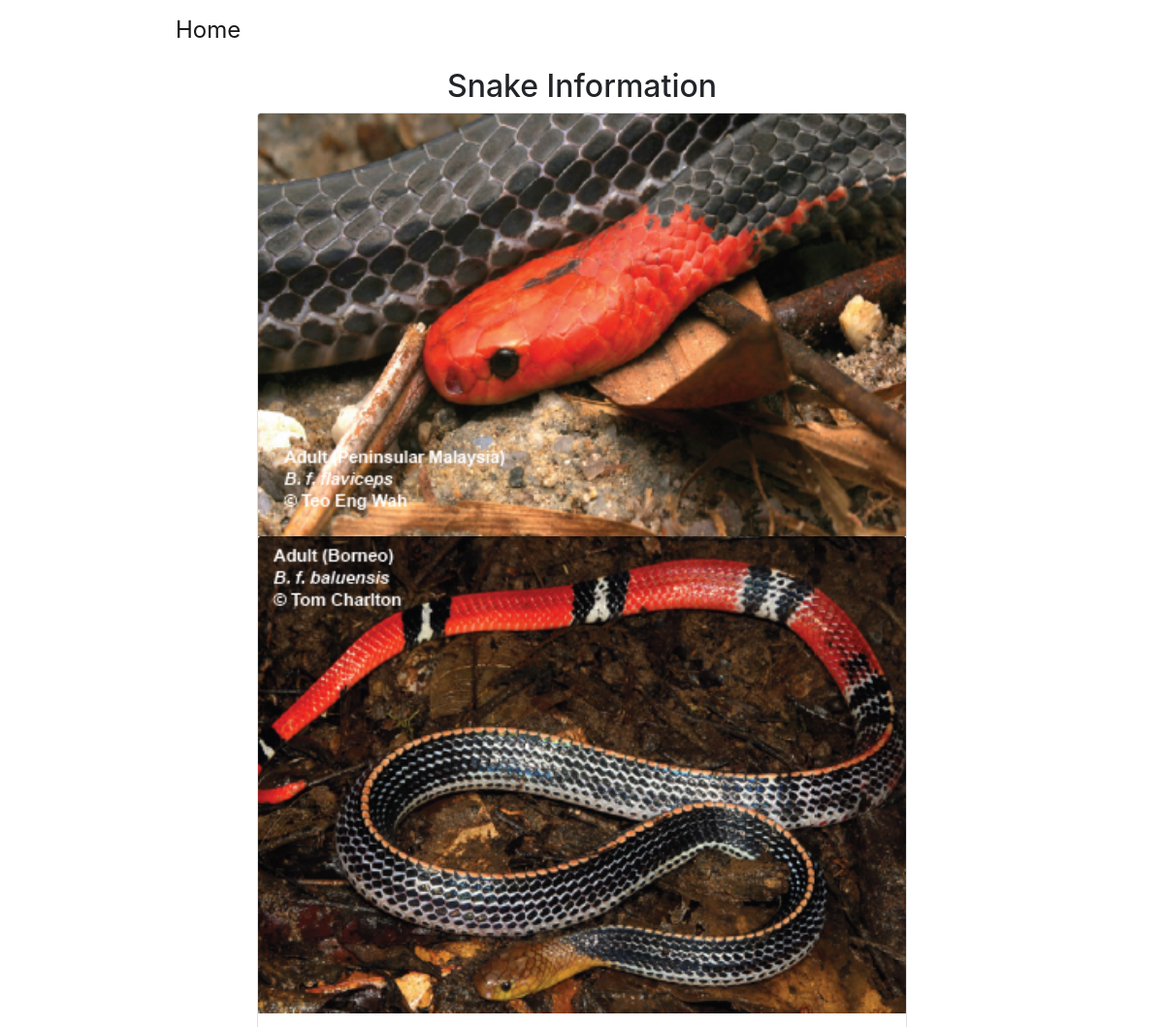
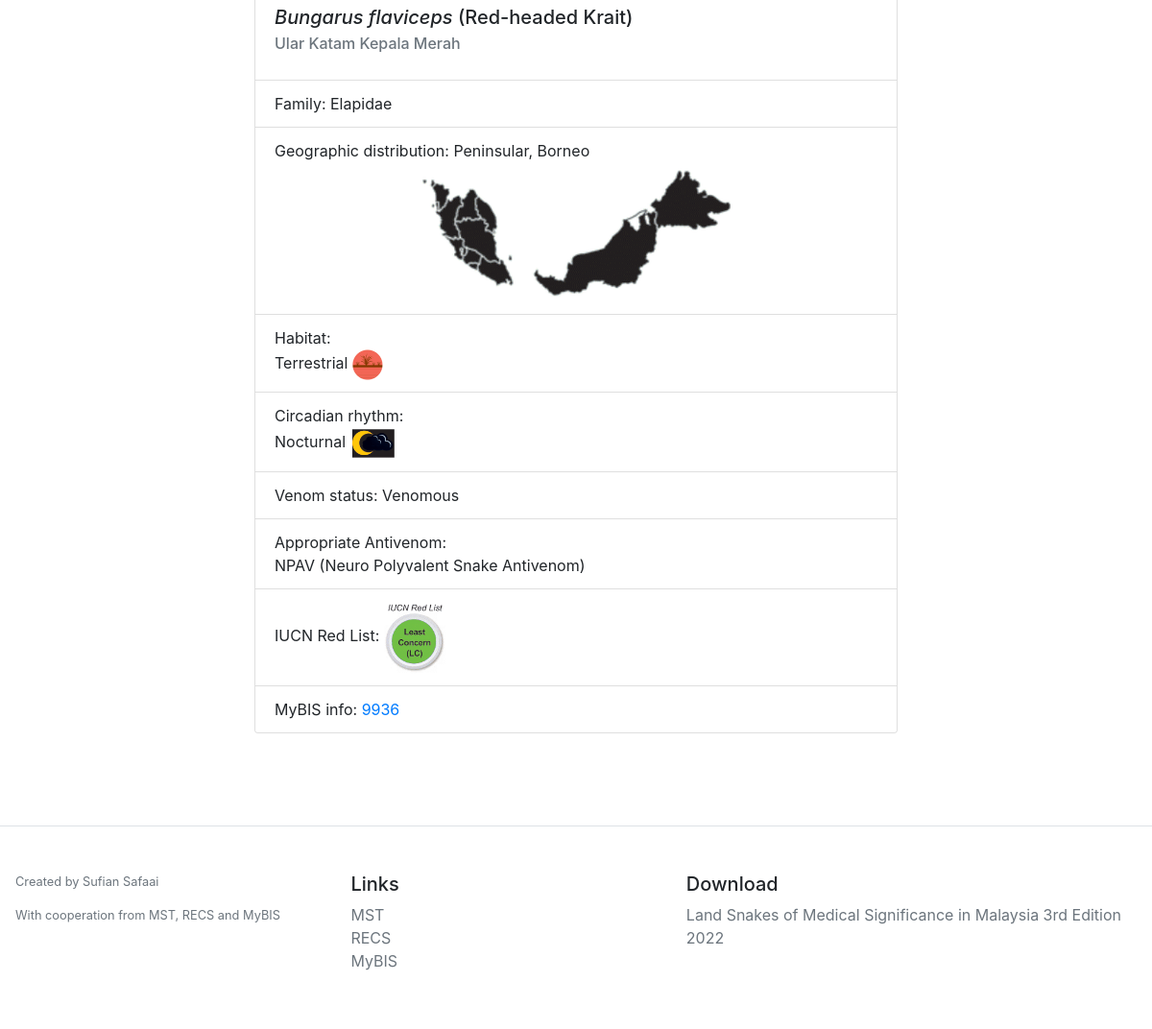
/snake_info/3, run on the app's committed database (2 pictures, top to bottom).
### project/models.py (models this page shows)
class Snakes(db.Model):
    __tablename__ = 'snake'
    id = db.Column(db.Integer, primary_key=True)
    name_en = db.Column(db.String(50), nullable=True)
    name_bm = db.Column(db.String(50), nullable=True)
    name_scientific = db.Column(db.String(50), nullable=True)
    family = db.Column(db.String(50), nullable=True)
    snake_location = db.Column(db.String(50), nullable=True)
    habitat = db.Column(db.String(50), nullable=True)
    circadian = db.Column(db.String(50), nullable=True)
    venom_status = db.Column(db.String(50), nullable=True)
    antivenom = db.Column(db.String(50), nullable=True)
    iucn = db.Column(db.String(50), nullable=True)
    mybis = db.Column(db.String(50), nullable=True)
    locations = db.relationship('Snake_location', backref = 'location', lazy='dynamic')

### project/sdata/sdata.py (the view)
@sdata.route('/snake_info/<int:id>')
def snake_info(id):
    snake_intel = Snakes.query.get(id)
    mypath = 'project/static/snake_img/' + str(id)
    img_files = [f for f in listdir(mypath) if isfile(join(mypath, f))]
    def convert(string):
        li = list(string.split(","))
        return li
    return render_template('snake_info.html',
    snake_intel=snake_intel,
    img_files=img_files,
    convert=convert
    )

### project/sdata/templates/snake_info.html (shortened to what this page needs)
{% extends "base.html" %}
{% block head %}
{{super()}}
<head>
</head>
{% endblock %}
{% block content %}
<div class="container" style="padding-top: 10px;margin: auto;max-width: 700px;">
  <h2 style="text-align: center;">Snake Information</h2>
  <div class="card" style="width: 100%;">
    {% for i in img_files %}
    <img class="card-img-top" src="{{url_for('sdata.img_info', id=snake_intel.id, filename=i )}}" alt="Card image cap">
    {% endfor %}
    <div class="card-body">
      <h5 class="card-title"><i>{{snake_intel.name_scientific}}</i> ({{snake_intel.name_en}})</h5>
      <h6 class="card-subtitle mb-2 text-muted">{{ snake_intel.name_bm }}</h6>
    </div>
    <ul class="list-group list-group-flush">
      <li class="list-group-item">Family: {{snake_intel.family}}</li>
      <li class="list-group-item">Geographic distribution: {{snake_intel.snake_location}}<br>
        <img class="card-img-top mx-auto" src="{{url_for('sdata.geo', id=snake_intel.id )}}" alt="Card image cap" style="max-width: 355px;display: block;">
      </li>
      <li class="list-group-item">Habitat: <br>
      {% for h in convert(snake_intel.habitat) %}
        {{h}}
         <img class="img-fluid" src="{{url_for('sdata.static', filename='logo/')}}{{h +'.png'}}" alt="Card image cap" style="max-width: 32px;">
         <br>
       {% endfor %}
      </li>
      <li class="list-group-item">Circadian rhythm:<br>
      {% for c in convert(snake_intel.circadian) %}
      {% if c %}
       {{c}}
        <img class="img-fluid" src="{{url_for('sdata.static', filename='logo/')}}{{c +'.png'}}" alt="Card image cap" style="max-width: 48px;">
        <br>
      {% else %}
        None
      {% endif %}
      {% endfor %}
      </li>
      {% if snake_intel.venom_status=='venomous' %}
      <li class="list-group-item" style="color:red">Venom status: {{snake_intel.venom_status}}
        <img class="img-fluid" src="{{url_for('sdata.static', filename='logo/')}}{{snake_intel.venom_status+'.png'}}" alt="Card image cap" style="max-width: 32px;">
      </li>
      {% elif snake_intel.venom_status=='non-venomous' %}
      <li class="list-group-item" style="color:green">Venom status: {{snake_intel.venom_status}}
        <img class="img-fluid" src="{{url_for('sdata.static', filename='logo/')}}{{snake_intel.venom_status+'.png'}}" alt="Card image cap" style="max-width: 32px;">
      </li>
      {% elif snake_intel.venom_status=='undetermined' %}
      <li class="list-group-item">Venom status: {{snake_intel.venom_status}}
        <img class="img-fluid" src="{{url_for('sdata.static', filename='logo/')}}{{snake_intel.venom_status+'.png'}}" alt="Card image cap" style="max-width: 32px;">
      </li>
      {% else %}
      <li class="list-group-item">Venom status: {{snake_intel.venom_status}}</li>
      {% endif %}
      <li class="list-group-item">Appropriate Antivenom: <br>
        {% for a in convert(snake_intel.antivenom) %}
        {{ a }}<br>
        {% endfor %}
      </li>
      {% if snake_intel.iucn=='least' %}
      <li class="list-group-item">IUCN Red List:
        <img class="img-fluid" src="{{url_for('sdata.static', filename='logo/')}}{{snake_intel.iucn+'.png'}}" alt="Card image cap" style="max-width: 64px;">
      </li>
      {% elif snake_intel.iucn=='vulnerable' %}
      <li class="list-group-item">IUCN Red List:
        <img class="img-fluid" src="{{url_for('sdata.static', filename='logo/')}}{{snake_intel.iucn+'.png'}}" alt="Card image cap" style="max-width: 64px;">
      </li>
      {% elif snake_intel.iucn=='not_evaluated' %}
      <li class="list-group-item">IUCN Red List:
        <img class="img-fluid" src="{{url_for('sdata.static', filename='logo/')}}{{snake_intel.iucn+'.png'}}" alt="Card image cap" style="max-width: 64px;">
      </li>
      {% else %}
      <li class="list-group-item">IUCN Red List: None</li>
      {% endif %}
      <li class="list-group-item">MyBIS info: <a href="https://www.mybis.gov.my/sp/{{snake_intel.mybis}}"
          target="blank">{{snake_intel.mybis}}</a></li>
    </ul>
  </div>
  <br>
  <br>
</div>
{% endblock %}

### data on the page
Snakes: name_scientific "Bungarus flaviceps", name_en "Red-headed Krait", name_bm "Ular Katam Kepala Merah", family "Elapidae", snake_location "Peninsular, Borneo", habitat "Terrestrial", habitat (picture), circadian "Nocturnal", circadian (picture), venom_status "Venomous", antivenom "NPAV (Neuro Polyvalent Snake Antivenom)", iucn (picture), mybis "9936"
